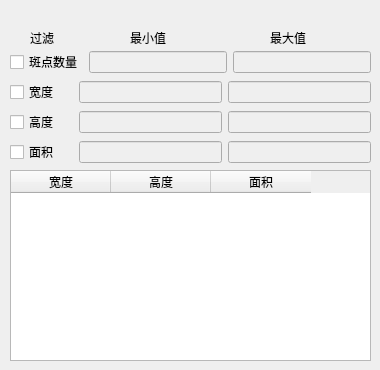
         <widget class="QWidget" name="blob_pass_fail">
          <widget class="QLabel" name="label_56">
           <property name="geometry">
            <rect>
             <x>30</x>
             <y>30</y>
             <width>53</width>
             <height>16</height>
            </rect>
           </property>
           <property name="text">
            <string>过滤</string>
           </property>
          </widget>
          <widget class="QLabel" name="label_43">
           <property name="geometry">
            <rect>
             <x>130</x>
             <y>30</y>
             <width>53</width>
             <height>16</height>
            </rect>
           </property>
           <property name="text">
            <string>最小值</string>
           </property>
          </widget>
          <widget class="QLabel" name="label_44">
           <property name="geometry">
            <rect>
             <x>270</x>
             <y>30</y>
             <width>53</width>
             <height>16</height>
            </rect>
           </property>
           <property name="text">
            <string>最大值</string>
           </property>
          </widget>
          <widget class="QTableWidget" name="blob_preview_data">
           <property name="geometry">
            <rect>
             <x>10</x>
             <y>170</y>
             <width>361</width>
             <height>191</height>
            </rect>
           </property>
           <column>
            <property name="text">
             <string>宽度</string>
            </property>
           </column>
           <column>
            <property name="text">
             <string>高度</string>
            </property>
           </column>
           <column>
            <property name="text">
             <string>面积</string>
            </property>
           </column>
          </widget>
          <widget class="QLabel" name="blob_number_now">
           <property name="geometry">
            <rect>
             <x>110</x>
             <y>0</y>
             <width>53</width>
             <height>21</height>
            </rect>
           </property>
           <property name="text">
            <string/>
           </property>
          </widget>
          <widget class="QLabel" name="blob_passorfail">
           <property name="geometry">
            <rect>
             <x>10</x>
             <y>0</y>
             <width>61</width>
             <height>21</height>
            </rect>
           </property>
           <property name="styleSheet">
            <string notr="true">color: rgb(170, 0, 0);</string>
           </property>
           <property name="text">
            <string/>
           </property>
          </widget>
          <widget class="QWidget" name="layoutWidget">
           <property name="geometry">
            <rect>
             <x>10</x>
             <y>50</y>
             <width>361</width>
             <height>25</height>
            </rect>
           </property>
           <layout class="QHBoxLayout" name="horizontalLayout_57">
            <item>
             <widget class="QCheckBox" name="blob_number">
              <property name="text">
               <string>斑点数量</string>
              </property>
             </widget>
            </item>
            <item>
             <widget class="QLineEdit" name="blob_number_min">
              <property name="enabled">
               <bool>false</bool>
              </property>
             </widget>
            </item>
            <item>
             <widget class="QLineEdit" name="blob_number_max">
              <property name="enabled">
               <bool>false</bool>
              </property>
             </widget>
            </item>
           </layout>
          </widget>
          <widget class="QWidget" name="layoutWidget">
           <property name="geometry">
            <rect>
             <x>10</x>
             <y>80</y>
             <width>361</width>
             <height>25</height>
            </rect>
           </property>
           <layout class="QHBoxLayout" name="horizontalLayout_58">
            <item>
             <widget class="QCheckBox" name="blob_width">
              <property name="text">
               <string>宽度    </string>
              </property>
             </widget>
            </item>
            <item>
             <widget class="QLineEdit" name="blob_width_min">
              <property name="enabled">
               <bool>false</bool>
              </property>
             </widget>
            </item>
            <item>
             <widget class="QLineEdit" name="blob_width_max">
              <property name="enabled">
               <bool>false</bool>
              </property>
             </widget>
            </item>
           </layout>
          </widget>
          <widget class="QWidget" name="layoutWidget">
           <property name="geometry">
            <rect>
             <x>10</x>
             <y>110</y>
             <width>361</width>
             <height>25</height>
            </rect>
           </property>
           <layout class="QHBoxLayout" name="horizontalLayout_59">
            <item>
             <widget class="QCheckBox" name="blob_height">
              <property name="text">
               <string>高度    </string>
              </property>
             </widget>
            </item>
            <item>
             <widget class="QLineEdit" name="blob_height_min">
              <property name="enabled">
               <bool>false</bool>
              </property>
             </widget>
            </item>
            <item>
             <widget class="QLineEdit" name="blob_height_max">
              <property name="enabled">
               <bool>false</bool>
              </property>
             </widget>
            </item>
           </layout>
          </widget>
          <widget class="QWidget" name="layoutWidget">
           <property name="geometry">
            <rect>
             <x>10</x>
             <y>140</y>
             <width>361</width>
             <height>25</height>
            </rect>
           </property>
           <layout class="QHBoxLayout" name="horizontalLayout_60">
            <item>
             <widget class="QCheckBox" name="blob_area">
              <property name="text">
               <string>面积    </string>
              </property>
             </widget>
            </item>
            <item>
             <widget class="QLineEdit" name="blob_area_min">
              <property name="enabled">
               <bool>false</bool>
              </property>
             </widget>
            </item>
            <item>
             <widget class="QLineEdit" name="blob_area_max">
              <property name="enabled">
               <bool>false</bool>
              </property>
             </widget>
            </item>
           </layout>
          </widget>
         </widget>
